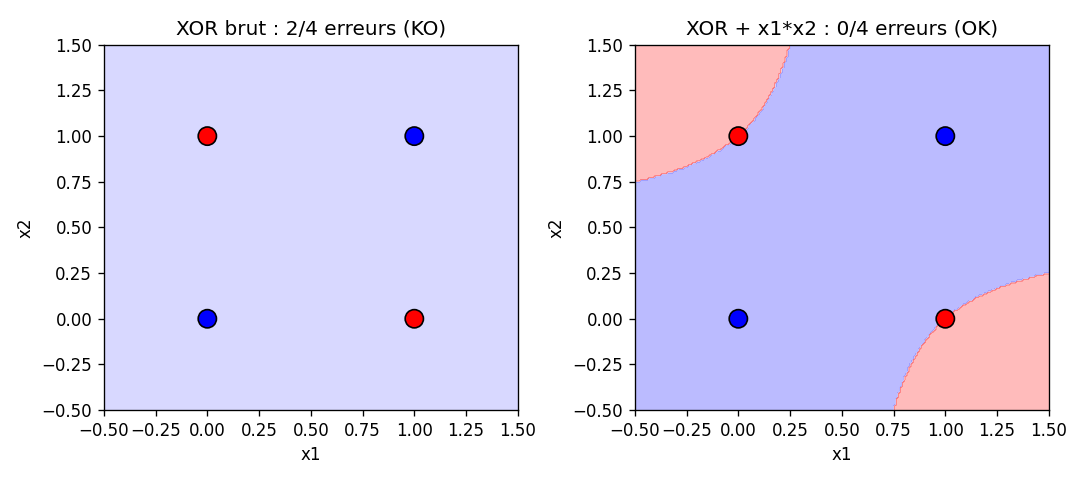

This chart was generated by the following Python code:
"""
test_etape2.py - Teste ETAPE2.xor.c depuis Python (ctypes)
Auteur : Helsy Soglo

Verifie que :
  1. le perceptron ECHOUE sur XOR brut (cas "KO")
  2. le perceptron REUSSIT sur XOR apres la transformation non lineaire (x1*x2)
  3. la fonction transformer() calcule bien les produits
  4. les fonctions marchent aussi avec des donnees envoyees depuis Python
et trace la frontiere de decision apprise (figure test_etape2.png).

Utilisation (depuis la racine du repo), apres avoir compile la bibliotheque :
    python C-algorithms/test_etape2.py
"""

import ctypes
import os
import sys

import matplotlib.pyplot as plt
import numpy as np

DOSSIER = os.path.dirname(os.path.abspath(__file__))
NOM_LIB = "ETAPE2.xor.dll" if sys.platform.startswith("win") else "ETAPE2.xor.so"
lib = ctypes.CDLL(os.path.join(DOSSIER, NOM_LIB))

# --- On decrit a ctypes les parametres des fonctions C -----------------------
P_DOUBLE = ctypes.POINTER(ctypes.c_double)
P_INT = ctypes.POINTER(ctypes.c_int)
ARGS_ENTRAINER = [P_DOUBLE, P_INT, ctypes.c_int, ctypes.c_int,
                  ctypes.c_double, ctypes.c_int, P_DOUBLE, P_DOUBLE]

lib.run_xor_brut.restype = ctypes.c_int
lib.run_xor_transforme.restype = ctypes.c_int
lib.nb_features_transformees.argtypes = [ctypes.c_int]
lib.nb_features_transformees.restype = ctypes.c_int
lib.transformer.argtypes = [P_DOUBLE, ctypes.c_int, ctypes.c_int, P_DOUBLE]
lib.transformer.restype = None
lib.entrainer_perceptron.argtypes = ARGS_ENTRAINER
lib.entrainer_perceptron.restype = ctypes.c_int
lib.entrainer_perceptron_transforme.argtypes = ARGS_ENTRAINER
lib.entrainer_perceptron_transforme.restype = ctypes.c_int


def entrainer(X, y, transforme, learning_rate=0.1, max_iter=1000):
    """Appelle le perceptron C. Renvoie (erreurs, poids, biais)."""
    X = np.ascontiguousarray(X, dtype=np.float64)
    y = np.ascontiguousarray(y, dtype=np.int32)
    n_exemples, n_features = X.shape
    n_poids = lib.nb_features_transformees(n_features) if transforme else n_features
    poids = np.zeros(n_poids)
    biais = ctypes.c_double(0.0)
    fonction = lib.entrainer_perceptron_transforme if transforme else lib.entrainer_perceptron
    erreurs = fonction(X.ctypes.data_as(P_DOUBLE), y.ctypes.data_as(P_INT),
                       n_exemples, n_features, learning_rate, max_iter,
                       poids.ctypes.data_as(P_DOUBLE), ctypes.byref(biais))
    return erreurs, poids, biais.value


def transformer(X):
    """Appelle la transformation C : ajoute les produits deux a deux."""
    X = np.ascontiguousarray(X, dtype=np.float64)
    n_exemples, n_features = X.shape
    sortie = np.zeros((n_exemples, lib.nb_features_transformees(n_features)))
    lib.transformer(X.ctypes.data_as(P_DOUBLE), n_exemples, n_features,
                    sortie.ctypes.data_as(P_DOUBLE))
    return sortie


def verifier(nom, condition):
    print(f"[{'OK' if condition else 'ECHEC'}] {nom}")
    return condition


def tracer(ax, X, y, poids, biais, transforme, titre):
    """Colorie le plan selon la prediction du perceptron."""
    xx, yy = np.meshgrid(np.linspace(-0.5, 1.5, 200), np.linspace(-0.5, 1.5, 200))
    grille = np.c_[xx.ravel(), yy.ravel()]
    if transforme:
        grille = transformer(grille)
    z = np.where(grille @ poids + biais >= 0, 1, -1)
    ax.contourf(xx, yy, z.reshape(xx.shape), alpha=0.3, cmap="bwr")
    ax.scatter(X[:, 0], X[:, 1], c=y, cmap="bwr", edgecolors="k", s=120)
    ax.set_title(titre)
    ax.set_xlabel("x1")
    ax.set_ylabel("x2")


def main():
    X = np.array([[1, 0], [0, 1], [0, 0], [1, 1]], dtype=float)
    y = np.array([1, 1, -1, -1])
    tout_ok = True

    print("=== Cas de test du prof (donnees dans le fichier C) ===")
    tout_ok &= verifier("XOR brut : le perceptron echoue (erreurs > 0)", lib.run_xor_brut() > 0)
    tout_ok &= verifier("XOR transforme : 0 erreur", lib.run_xor_transforme() == 0)

    print("\n=== Transformation non lineaire ===")
    attendu_2 = np.array([[1, 0, 0], [0, 1, 0], [0, 0, 0], [1, 1, 1]], dtype=float)
    tout_ok &= verifier("[x1, x2] -> [x1, x2, x1*x2]", np.array_equal(transformer(X), attendu_2))
    attendu_3 = np.array([[2, 3, 4, 6, 8, 12]], dtype=float)
    tout_ok &= verifier("[2, 3, 4] -> [2, 3, 4, 2*3, 2*4, 3*4]",
                        np.array_equal(transformer([[2, 3, 4]]), attendu_3))

    print("\n=== Donnees envoyees depuis Python ===")
    err_brut, w_brut, b_brut = entrainer(X, y, transforme=False)
    err_tr, w_tr, b_tr = entrainer(X, y, transforme=True)
    tout_ok &= verifier(f"XOR brut : {err_brut}/4 erreurs", err_brut > 0)
    tout_ok &= verifier(f"XOR transforme : {err_tr}/4 erreurs", err_tr == 0)
    print(f"     poids appris : {w_tr}, biais : {b_tr:.2f}")

    # Cas lineairement separable : la transformation ne doit rien casser
    X_lin = np.array([[1, 1], [2, 3], [3, 3]], dtype=float)
    y_lin = np.array([1, -1, -1])
    tout_ok &= verifier("Linear Simple brut : 0 erreur", entrainer(X_lin, y_lin, False)[0] == 0)
    tout_ok &= verifier("Linear Simple transforme : 0 erreur", entrainer(X_lin, y_lin, True)[0] == 0)

    fig, axes = plt.subplots(1, 2, figsize=(9, 4))
    tracer(axes[0], X, y, w_brut, b_brut, False, f"XOR brut : {err_brut}/4 erreurs (KO)")
    tracer(axes[1], X, y, w_tr, b_tr, True, f"XOR + x1*x2 : {err_tr}/4 erreurs (OK)")
    fig.tight_layout()
    chemin = os.path.join(DOSSIER, "test_etape2.png")
    fig.savefig(chemin, dpi=120)
    print(f"\nFigure enregistree : {chemin}")

    print("\n" + ("TOUS LES TESTS PASSENT" if tout_ok else "AU MOINS UN TEST ECHOUE"))
    plt.show()


if __name__ == "__main__":
    main()
